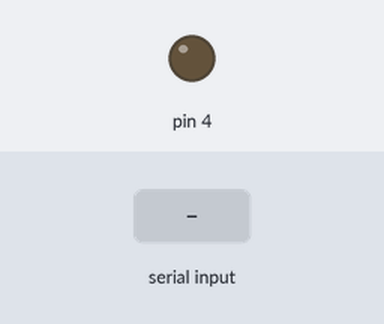
Bench run of a sketch on a simulated Arduino Uno, built with avr-gcc and run on an emulated ATmega328P. Parts: output pins drawn as LEDs (lit = HIGH). The inputs (shaded band) are chosen by the test bench.

Above: at 1.2 s.
1.3 s: "Q" received over Serial
At 1.9 s:
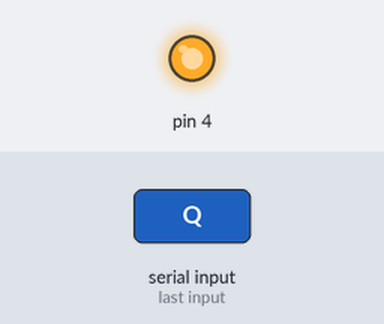
2.8 s: "W" received over Serial
At 4.2 s:
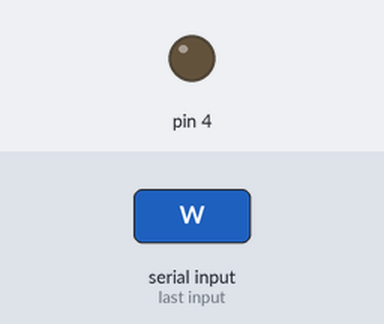
Timing chart, 0 to 5.8 s (numbered marks = the images above; inputs shaded):
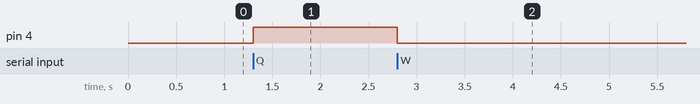

Measured:
- after the input at 1.3 s, pin 4: LOW → HIGH at once
- after the input at 2.8 s, pin 4: HIGH → LOW at once

The sketch:

LED_1W_TEST.ino
```cpp
void setup() {
  Serial.begin(9600);

  pinMode(4, OUTPUT);
}

void loop() {
  char input;

  while(Serial.available()){
    input = Serial.read();
  }

  if (input == 'Q') {
    digitalWrite(4, HIGH);
  }
  else if (input == 'W') {
    digitalWrite(4, LOW);
  }
}
```
